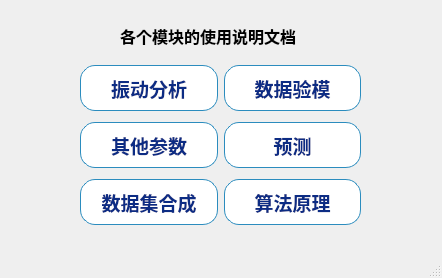
<?xml version="1.0" encoding="UTF-8"?>
<ui version="4.0">
 <class>help_para</class>
 <widget class="QMainWindow" name="help_para">
  <property name="geometry">
   <rect>
    <x>0</x>
    <y>0</y>
    <width>442</width>
    <height>278</height>
   </rect>
  </property>
  <property name="windowTitle">
   <string>使用文档说明</string>
  </property>
  <widget class="QWidget" name="centralwidget">
   <widget class="QLabel" name="label">
    <property name="geometry">
     <rect>
      <x>120</x>
      <y>20</y>
      <width>201</width>
      <height>31</height>
     </rect>
    </property>
    <property name="font">
     <font>
      <family>楷体</family>
      <pointsize>12</pointsize>
      <weight>75</weight>
      <bold>true</bold>
     </font>
    </property>
    <property name="text">
     <string>各个模块的使用说明文档</string>
    </property>
   </widget>
   <widget class="QWidget" name="">
    <property name="geometry">
     <rect>
      <x>80</x>
      <y>60</y>
      <width>281</width>
      <height>171</height>
     </rect>
    </property>
    <layout class="QHBoxLayout" name="horizontalLayout">
     <item>
      <layout class="QVBoxLayout" name="verticalLayout">
       <item>
        <widget class="QPushButton" name="pushButton_func_1">
         <property name="font">
          <font>
           <family>楷体</family>
           <pointsize>14</pointsize>
           <weight>75</weight>
           <italic>false</italic>
           <bold>true</bold>
          </font>
         </property>
         <property name="styleSheet">
          <string notr="true">QPushButton {
    border: 1px solid #2b8cbe;           /* 科技蓝边框 */
    border-radius: 15px;
    padding: 2px 4px;
    background-color: #ffffff;           /* 浅蓝灰背景 */
    color: #0c2c84;                     /* 深蓝字体 */
    font:  14pt  &quot;楷体&quot; ;
    min-width: 80px;
font:bold;
    min-height: 40px;
}

QPushButton:hover {
    background-color: #7bccc4;          /* 悬浮时：蓝绿色 */
    border-color: #0868ac;              /* 加深边框 */
    color: #f7fcfd;                     /* 悬停文字改为白色 */
}

QPushButton:pressed {
    background-color: #4eb3d3;          /* 按压时：科技蓝 */
    border-color: #084081;              /* 深蓝边框 */
}</string>
         </property>
         <property name="text">
          <string>振动分析</string>
         </property>
        </widget>
       </item>
       <item>
        <widget class="QPushButton" name="pushButton_func_2">
         <property name="font">
          <font>
           <family>楷体</family>
           <pointsize>14</pointsize>
           <weight>75</weight>
           <italic>false</italic>
           <bold>true</bold>
          </font>
         </property>
         <property name="styleSheet">
          <string notr="true">QPushButton {
    border: 1px solid #2b8cbe;           /* 科技蓝边框 */
    border-radius: 15px;
    padding: 2px 4px;
    background-color: #ffffff;           /* 浅蓝灰背景 */
    color: #0c2c84;                     /* 深蓝字体 */
    font:  14pt  &quot;楷体&quot; ;
    min-width: 80px;
font:bold;
    min-height: 40px;
}

QPushButton:hover {
    background-color: #7bccc4;          /* 悬浮时：蓝绿色 */
    border-color: #0868ac;              /* 加深边框 */
    color: #f7fcfd;                     /* 悬停文字改为白色 */
}

QPushButton:pressed {
    background-color: #4eb3d3;          /* 按压时：科技蓝 */
    border-color: #084081;              /* 深蓝边框 */
}</string>
         </property>
         <property name="text">
          <string>其他参数</string>
         </property>
        </widget>
       </item>
       <item>
        <widget class="QPushButton" name="pushButton_func_3">
         <property name="font">
          <font>
           <family>楷体</family>
           <pointsize>14</pointsize>
           <weight>75</weight>
           <italic>false</italic>
           <bold>true</bold>
          </font>
         </property>
         <property name="styleSheet">
          <string notr="true">QPushButton {
    border: 1px solid #2b8cbe;           /* 科技蓝边框 */
    border-radius: 15px;
    padding: 2px 4px;
    background-color: #ffffff;           /* 浅蓝灰背景 */
    color: #0c2c84;                     /* 深蓝字体 */
    font:  14pt  &quot;楷体&quot; ;
    min-width: 80px;
font:bold;
    min-height: 40px;
}

QPushButton:hover {
    background-color: #7bccc4;          /* 悬浮时：蓝绿色 */
    border-color: #0868ac;              /* 加深边框 */
    color: #f7fcfd;                     /* 悬停文字改为白色 */
}

QPushButton:pressed {
    background-color: #4eb3d3;          /* 按压时：科技蓝 */
    border-color: #084081;              /* 深蓝边框 */
}</string>
         </property>
         <property name="text">
          <string>数据集合成</string>
         </property>
        </widget>
       </item>
      </layout>
     </item>
     <item>
      <layout class="QVBoxLayout" name="verticalLayout_2">
       <item>
        <widget class="QPushButton" name="pushButton_func_4">
         <property name="font">
          <font>
           <family>楷体</family>
           <pointsize>14</pointsize>
           <weight>75</weight>
           <italic>false</italic>
           <bold>true</bold>
          </font>
         </property>
         <property name="styleSheet">
          <string notr="true">QPushButton {
    border: 1px solid #2b8cbe;           /* 科技蓝边框 */
    border-radius: 15px;
    padding: 2px 4px;
    background-color: #ffffff;           /* 浅蓝灰背景 */
    color: #0c2c84;                     /* 深蓝字体 */
    font:  14pt  &quot;楷体&quot; ;
    min-width: 80px;
font:bold;
    min-height: 40px;
}

QPushButton:hover {
    background-color: #7bccc4;          /* 悬浮时：蓝绿色 */
    border-color: #0868ac;              /* 加深边框 */
    color: #f7fcfd;                     /* 悬停文字改为白色 */
}

QPushButton:pressed {
    background-color: #4eb3d3;          /* 按压时：科技蓝 */
    border-color: #084081;              /* 深蓝边框 */
}</string>
         </property>
         <property name="text">
          <string>数据验模</string>
         </property>
        </widget>
       </item>
       <item>
        <widget class="QPushButton" name="pushButton_func_5">
         <property name="font">
          <font>
           <family>楷体</family>
           <pointsize>14</pointsize>
           <weight>75</weight>
           <italic>false</italic>
           <bold>true</bold>
          </font>
         </property>
         <property name="styleSheet">
          <string notr="true">QPushButton {
    border: 1px solid #2b8cbe;           /* 科技蓝边框 */
    border-radius: 15px;
    padding: 2px 4px;
    background-color: #ffffff;           /* 浅蓝灰背景 */
    color: #0c2c84;                     /* 深蓝字体 */
    font:  14pt  &quot;楷体&quot; ;
    min-width: 80px;
font:bold;
    min-height: 40px;
}

QPushButton:hover {
    background-color: #7bccc4;          /* 悬浮时：蓝绿色 */
    border-color: #0868ac;              /* 加深边框 */
    color: #f7fcfd;                     /* 悬停文字改为白色 */
}

QPushButton:pressed {
    background-color: #4eb3d3;          /* 按压时：科技蓝 */
    border-color: #084081;              /* 深蓝边框 */
}</string>
         </property>
         <property name="text">
          <string>预测</string>
         </property>
        </widget>
       </item>
       <item>
        <widget class="QPushButton" name="pushButton_principle">
         <property name="font">
          <font>
           <family>楷体</family>
           <pointsize>14</pointsize>
           <weight>75</weight>
           <italic>false</italic>
           <bold>true</bold>
          </font>
         </property>
         <property name="styleSheet">
          <string notr="true">QPushButton {
    border: 1px solid #2b8cbe;           /* 科技蓝边框 */
    border-radius: 15px;
    padding: 2px 4px;
    background-color: #ffffff;           /* 浅蓝灰背景 */
    color: #0c2c84;                     /* 深蓝字体 */
    font:  14pt  &quot;楷体&quot; ;
    min-width: 80px;
font:bold;
    min-height: 40px;
}

QPushButton:hover {
    background-color: #7bccc4;          /* 悬浮时：蓝绿色 */
    border-color: #0868ac;              /* 加深边框 */
    color: #f7fcfd;                     /* 悬停文字改为白色 */
}

QPushButton:pressed {
    background-color: #4eb3d3;          /* 按压时：科技蓝 */
    border-color: #084081;              /* 深蓝边框 */
}</string>
         </property>
         <property name="text">
          <string>算法原理</string>
         </property>
        </widget>
       </item>
      </layout>
     </item>
    </layout>
   </widget>
  </widget>
  <widget class="QMenuBar" name="menubar">
   <property name="geometry">
    <rect>
     <x>0</x>
     <y>0</y>
     <width>442</width>
     <height>23</height>
    </rect>
   </property>
  </widget>
  <widget class="QStatusBar" name="statusbar"/>
 </widget>
 <resources/>
 <connections/>
</ui>
